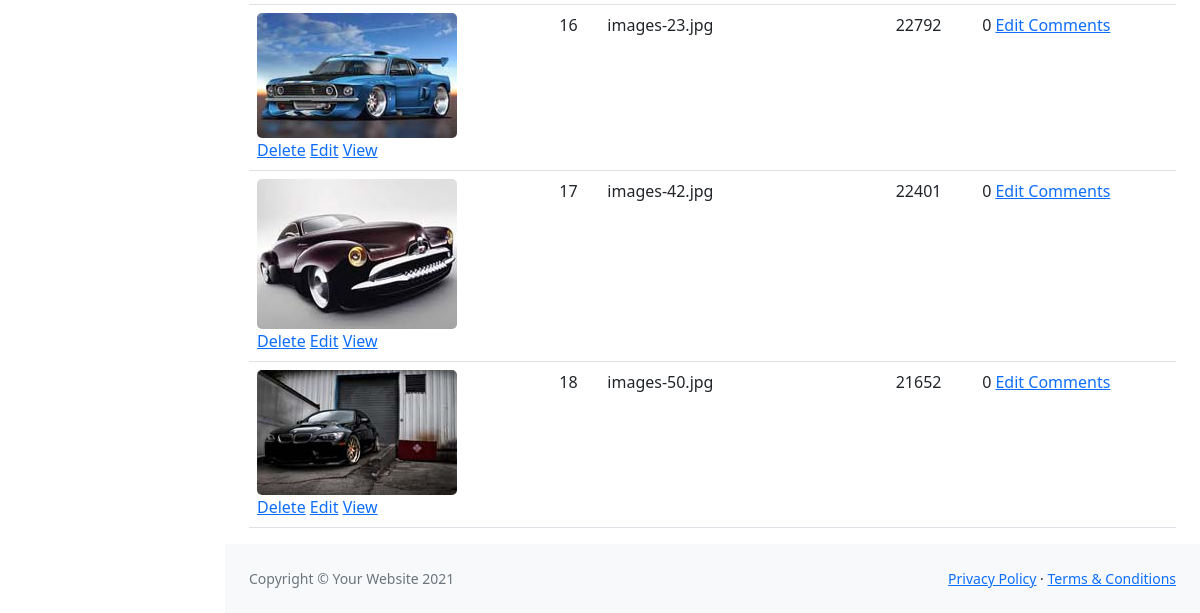
The app's page /admin/photos.php (signed in, lower part), older data.
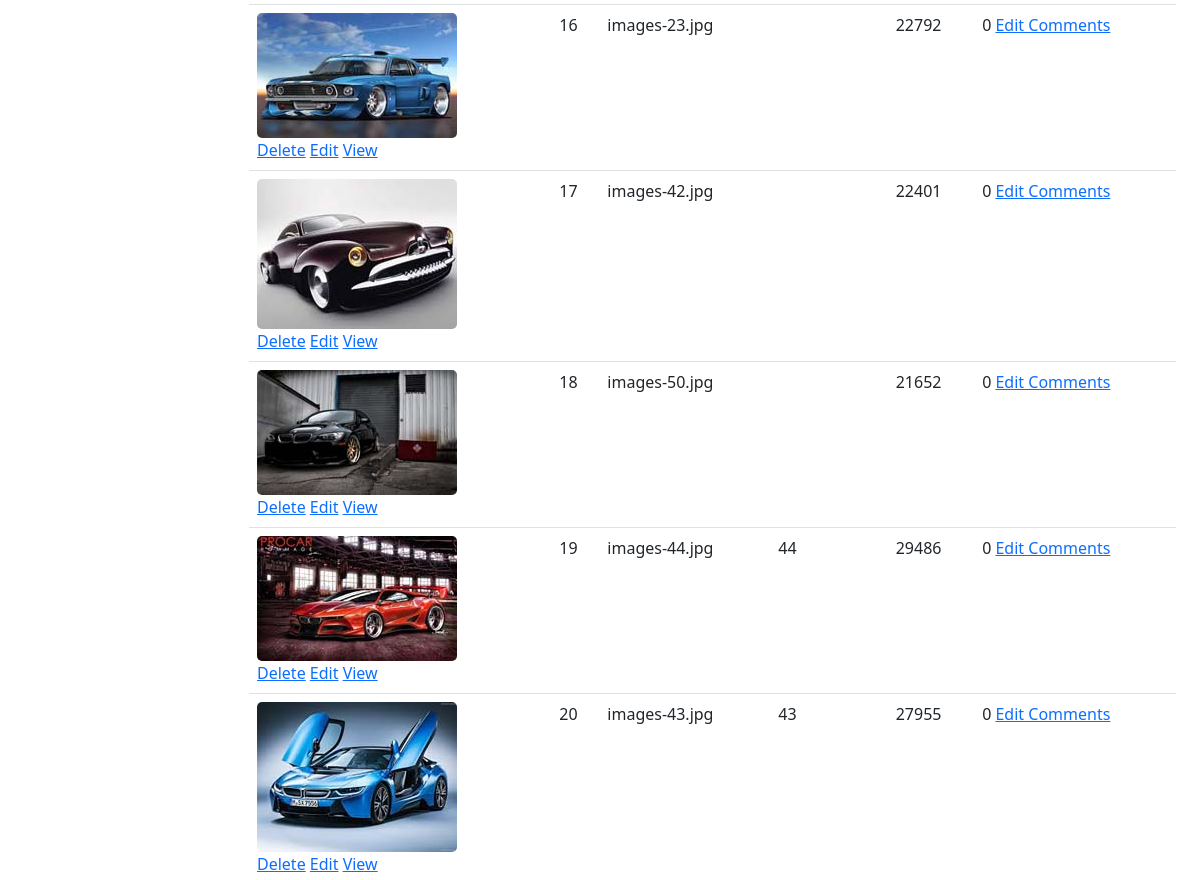
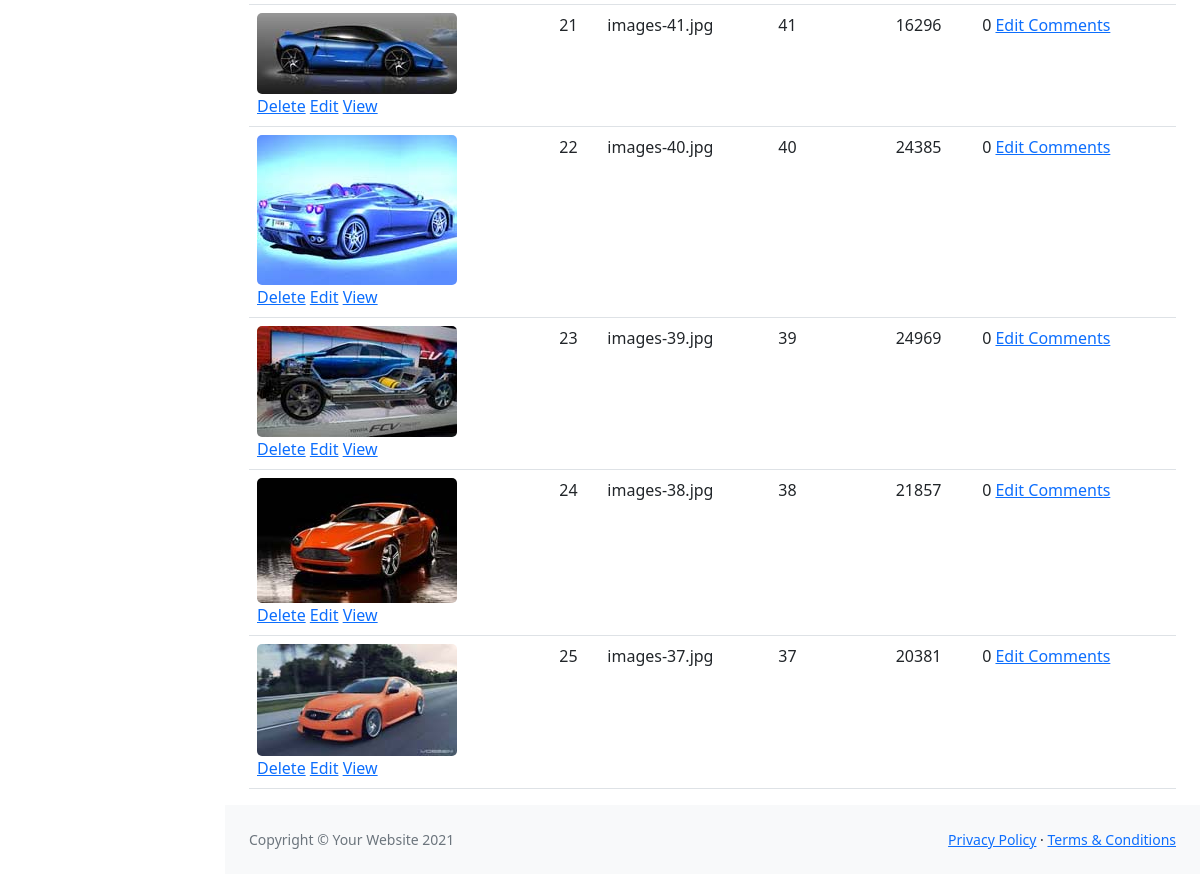
The same page, newer data (2 pictures, top to bottom).
### tables this page shows
CREATE TABLE `photos` (
  `id` int(11) NOT NULL,
  `title` varchar(255) NOT NULL,
  `caption` varchar(255) NOT NULL,
  `description` text NOT NULL,
  `filename` varchar(255) NOT NULL,
  `alternate_text` varchar(255) NOT NULL,
  `type` varchar(255) NOT NULL,
  `size` int(11) NOT NULL,
  `date` date NOT NULL
);

### admin/includes/database.php (called while the page is built, shortened)
<?php
class Database
{
   public $connection;
   public function open_db_connection()
   {
      $this->connection = new mysqli(DB_HOST, DB_USER, DB_PASS, DB_NAME);
   }
   public function query($sql)
   {
      $result = $this->connection->query($sql);
      return $result;
   }
   public function escape_string($string)
   {
      return $this->connection->real_escape_string($string);
   }
}
$database = new Database();

### admin/includes/db_object.php (called while the page is built, shortened)
<?php
class Db_object
{
   public static function find_all()
   {
      return static::find_by_query("SELECT * FROM " . static::$db_table . " ");
   }
   public static function find_by_query($sql)
   {
      global $database;
      $result_set = $database->query($sql);
      $the_object_array = array();
      while ($row = mysqli_fetch_array($result_set)) {
         $the_object_array[] = static::instantiation($row);
      }
      return $the_object_array;
   }
   public static function instantiation($the_record)
   {
      $the_object = new $calling_class;
      foreach ($the_record as $property => $value) {
         if ($the_object->has_the_property($property)) {
            $the_object->$property = $value;
         }
      }
      return $the_object;
   }
   private function has_the_property($property)
   {
      $object_properties = get_object_vars($this);
      return array_key_exists($property, $object_properties);
   }
}

### admin/includes/photo.php (called while the page is built, shortened)
<?php
class Photo extends Db_object
{
   public $filename;
   public $upload_directory = "images";
   public function picture_path()
   {
      return $this->upload_directory . DS . $this->filename;
   }
}

### admin/includes/comment.php (called while the page is built, shortened)
<?php
class Comment extends Db_object
{
   protected static $db_table = "comments";
   public static function find_the_comments($photo_id = 0)
   {
      global $database;
      $sql = "SELECT * FROM " . self::$db_table . " WHERE photo_id =" . $database->escape_string($photo_id) . " ORDER BY photo_id ASC";
      return self::find_by_query($sql);
   }
}

### admin/photos.php (the view, shortened to what this page needs)
<?php include "includes/header.php"; ?>
<div id="layoutSidenav">
   <div id="layoutSidenav_content">
      <main>
         <div class="container-fluid px-4">
            <div class="col-md-12">
               <table class="table table-hover">
                  <tbody>
                     <?php
                     $photos = Photo::find_all();
                     foreach ($photos as $photo) : ?>
                        <tr>
                           <td><img class="admin-photo-thumbnail" src="<?php echo $photo->picture_path(); ?>" alt="<?php echo $photo->title; ?>">
                              <div class="action_links">
                                 <a href="delete_photo.php?id=<?php echo $photo->id; ?>">Delete</a>
                                 <a href="edit_photo.php?id=<?php echo $photo->id; ?>">Edit</a>
                                 <a href="../photo.php?id=<?php echo $photo->id; ?>" target="_blank" rel="noopener noreferrer">View</a>
                              </div>
                           </td>
                           <td><?php echo $photo->id; ?></td>
                           <td><?php echo $photo->filename; ?></td>
                           <td><?php echo $photo->title; ?></td>
                           <td><?php echo $photo->size; ?></td>
                           <td><?php
                                 $comments = Comment::find_the_comments($photo->id);
                                 echo count($comments);
                              ?>
                              <a href="comment_photo.php?id=<?php echo $photo->id; ?>">Edit Comments</a>
                           </td>
                        </tr>
                     <?php endforeach; ?>
                  </tbody>
               </table>
            </div>
         </div>
      </main>
      <?php include "includes/sub_footer.php"; ?>
   </div>
</div>
<?php include "includes/footer.php"; ?>

### admin/includes/header.php (shortened to what this page needs)
<!DOCTYPE html>
<html lang="en">
<head>
   <link href="https://cdn.jsdelivr.net/npm/simple-datatables@latest/dist/style.css" rel="stylesheet" />
   <link href="css/styles.css" rel="stylesheet" />
   <link href="css/gallery.css" rel="stylesheet" />
</head>
<body class="sb-nav-fixed">

### admin/includes/sub_footer.php
<footer class="py-4 bg-light mt-auto">
   <div class="container-fluid px-4">
      <div class="d-flex align-items-center justify-content-between small">
         <div class="text-muted">Copyright &copy; Your Website 2021</div>
         <div>
            <a href="#">Privacy Policy</a>
            &middot;
            <a href="#">Terms &amp; Conditions</a>
         </div>
      </div>
   </div>
</footer>

### admin/includes/footer.php (shortened to what this page needs)
</body>
</html>

### admin/css/gallery.css (style rules this page uses)
.admin-photo-thumbnail { width: 200px; border-radius: 5px; }

Row changes from the older to the newer data that the page shows:
added photos: filename (picture), id "19", filename "images-44.jpg", title "44", size "29486", count($comments) "0"
added photos: filename (picture), id "20", filename "images-43.jpg", title "43", size "27955", count($comments) "0"
added photos: filename (picture), id "21", filename "images-41.jpg", title "41", size "16296", count($comments) "0"
added photos: filename (picture), id "22", filename "images-40.jpg", title "40", size "24385", count($comments) "0"
added photos: filename (picture), id "23", filename "images-39.jpg", title "39", size "24969", count($comments) "0"
added photos: filename (picture), id "24", filename "images-38.jpg", title "38", size "21857", count($comments) "0"
added photos: filename (picture), id "25", filename "images-37.jpg", title "37", size "20381", count($comments) "0"
